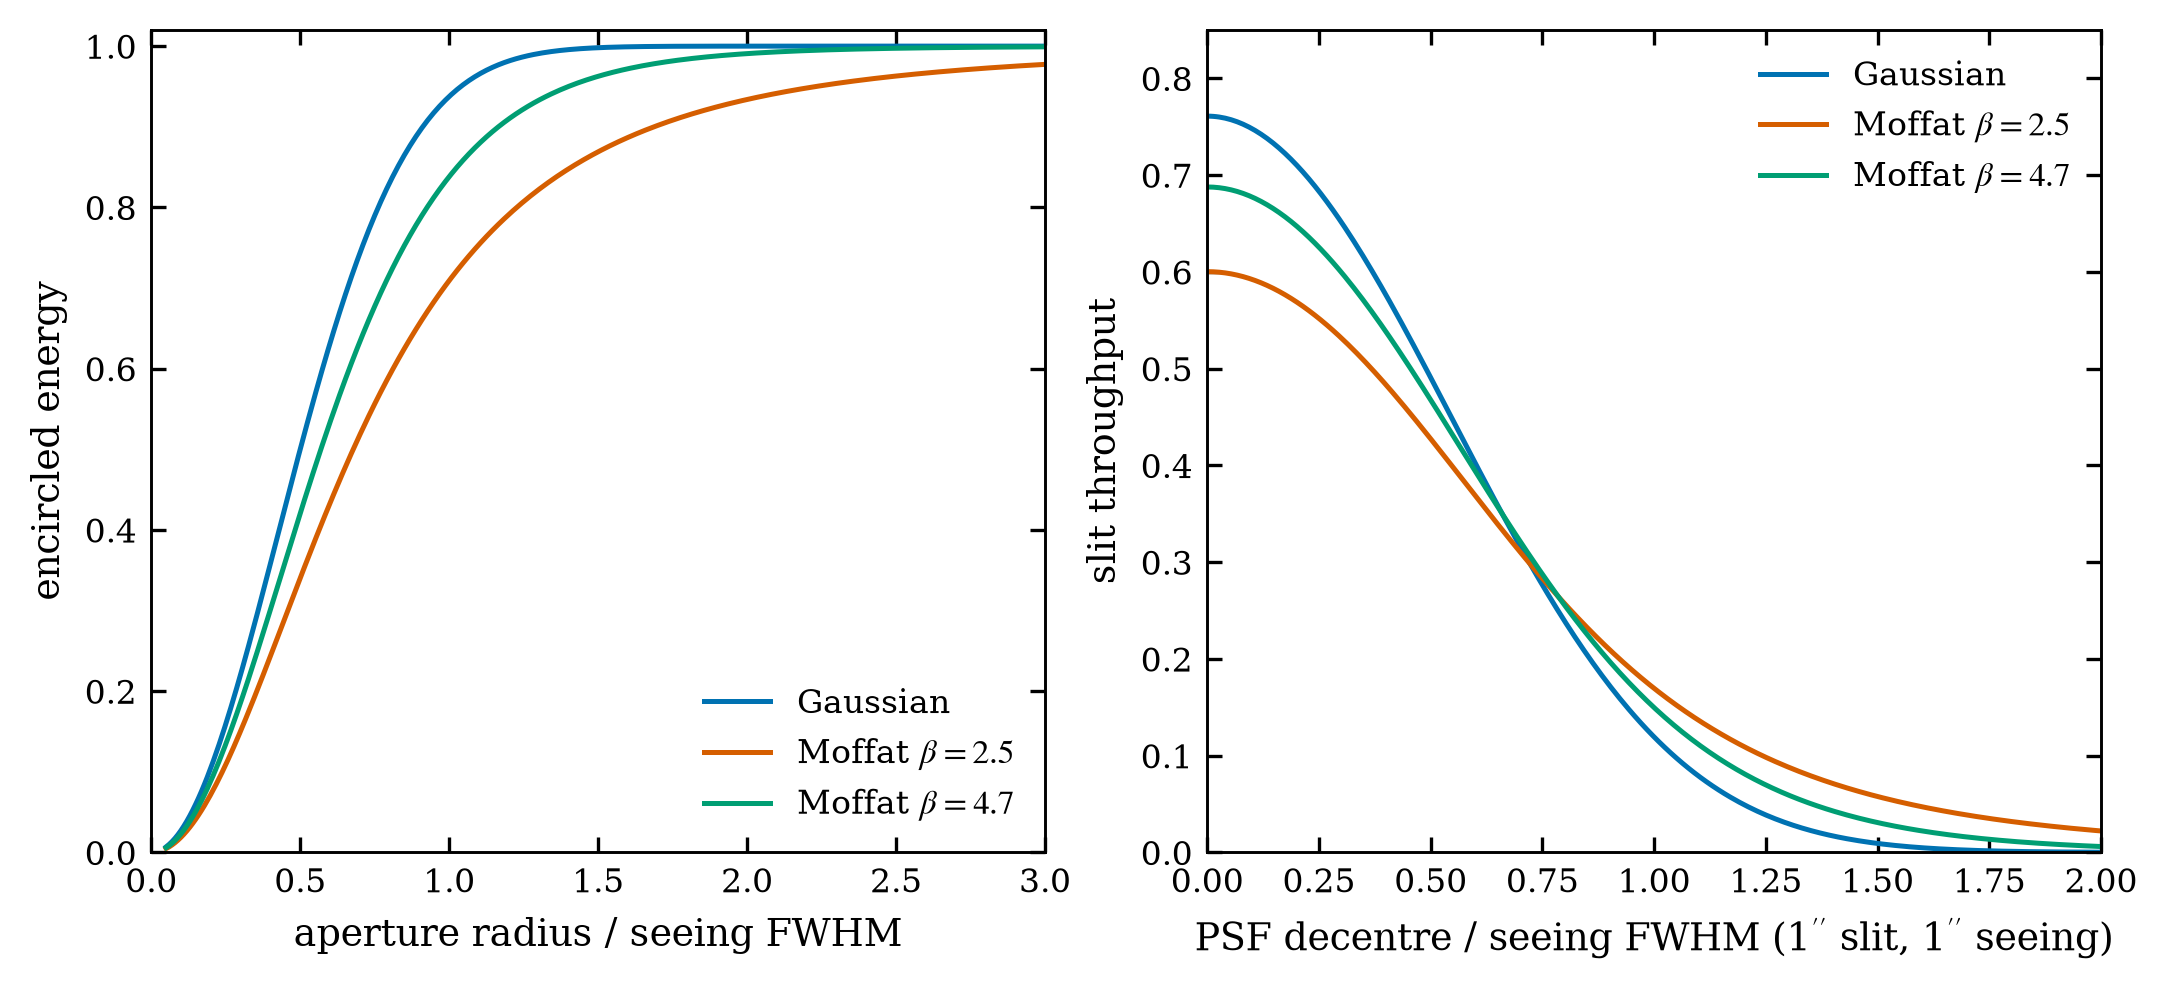

Recreate this plot in Python.
#!/usr/bin/env python3
"""Gaussian versus Moffat encircled energy and decentred slit coupling."""

import numpy as np
import matplotlib.pyplot as plt

from figstyle import COLORS, DOUBLE, save
from etc_physics import psf_encircled_energy, psf_slit_throughput

SEEING = 1.0  # arcsec FWHM


def main():
    radius = np.linspace(0.05, 3.0, 300)
    fig, (ax1, ax2) = plt.subplots(1, 2, figsize=DOUBLE)

    for model, beta, color, label in (
            ("gaussian", None, COLORS["blue"], "Gaussian"),
            ("moffat", 2.5, COLORS["red"], r"Moffat $\beta=2.5$"),
            ("moffat", 4.7, COLORS["green"], r"Moffat $\beta=4.7$")):
        ee = [psf_encircled_energy(r, SEEING, model, beta or 2.5) for r in radius]
        ax1.plot(radius, ee, color=color, label=label)
    ax1.set_xlabel(r"aperture radius / seeing FWHM")
    ax1.set_ylabel("encircled energy")
    ax1.set_xlim(0, 3)
    ax1.set_ylim(0, 1.02)
    ax1.legend(loc="lower right")

    offset = np.linspace(0.0, 2.0, 300)
    for model, beta, color, label in (
            ("gaussian", None, COLORS["blue"], "Gaussian"),
            ("moffat", 2.5, COLORS["red"], r"Moffat $\beta=2.5$"),
            ("moffat", 4.7, COLORS["green"], r"Moffat $\beta=4.7$")):
        t = psf_slit_throughput(1.0, SEEING, model, beta or 2.5, offset_arcsec=offset)
        ax2.plot(offset, t, color=color, label=label)
    ax2.set_xlabel(r"PSF decentre / seeing FWHM (1$''$ slit, 1$''$ seeing)")
    ax2.set_ylabel("slit throughput")
    ax2.set_xlim(0, 2)
    ax2.set_ylim(0, 0.85)
    ax2.legend(loc="upper right")
    save(fig, "fig_03_psf")


if __name__ == "__main__":
    main()
